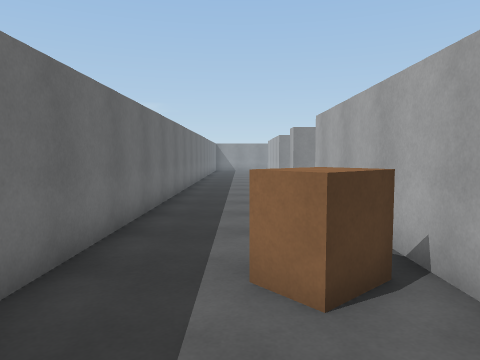
View 1 (above)

22 first-person views from a walk through a Unity game level. The camera is 1.4 m above the floor, tilts 4° down and sees 70° across. The floor is counted in squares, 1 m on a side. Each view is taken from the middle of a square. On the plan, view 1 faces up. The plan holds only what a view shows up to about 15 squares ahead; the rest is blank. The place goes on beyond the plan. The player is left out.

View 2
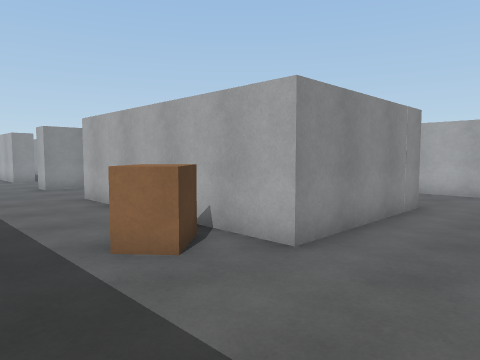

View 3
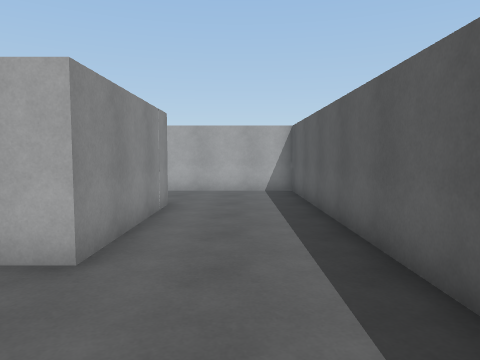

View 4
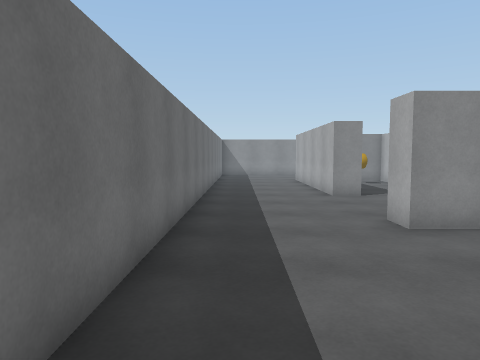

View 5
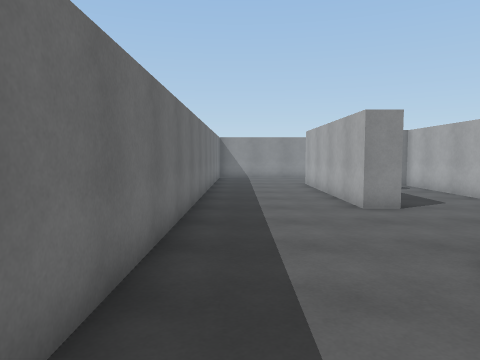

View 6
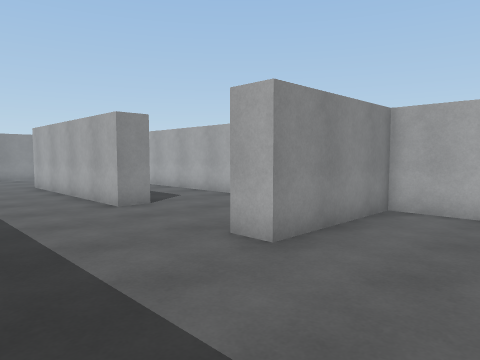

View 7
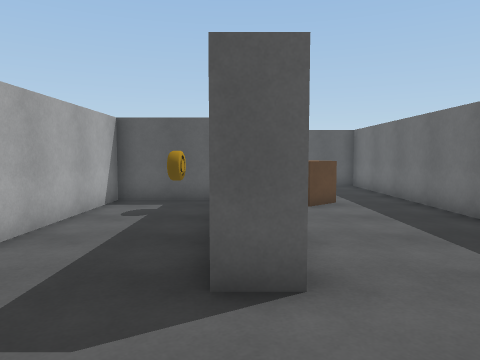

View 8
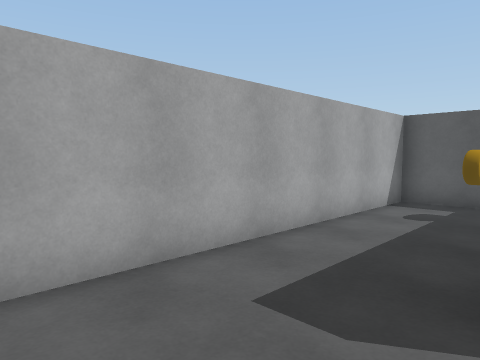

View 9
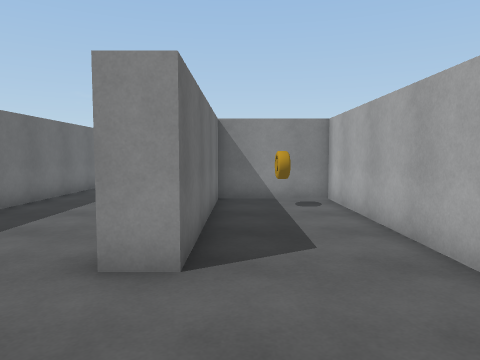

View 10
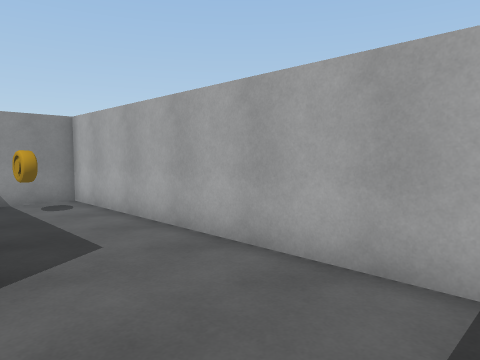

View 11
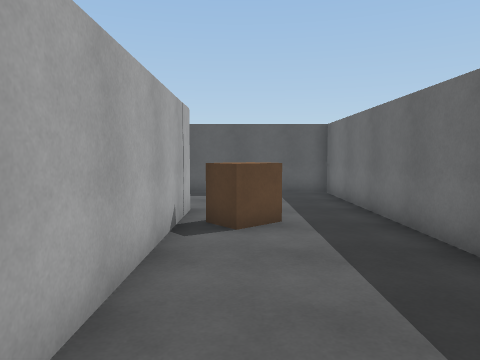

View 12
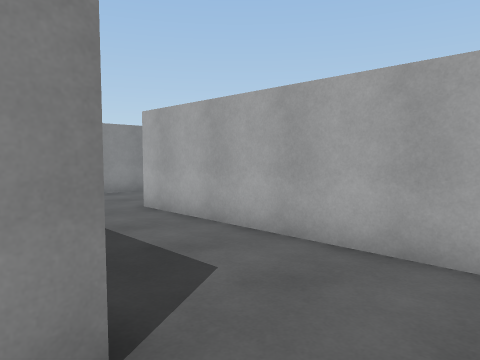

View 13
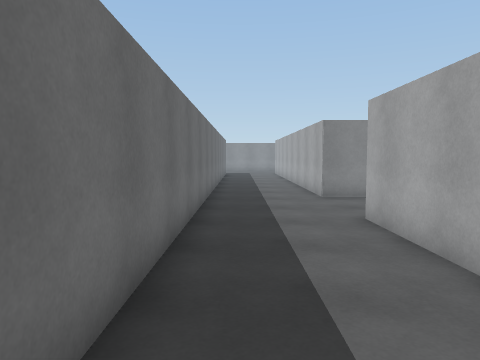

View 14
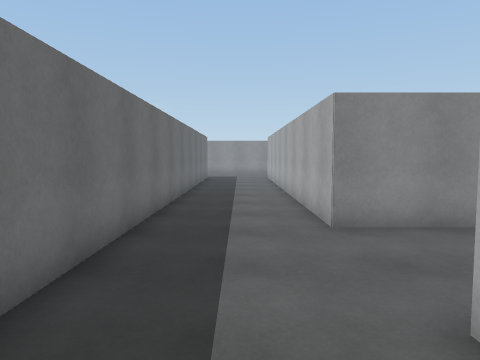

View 15
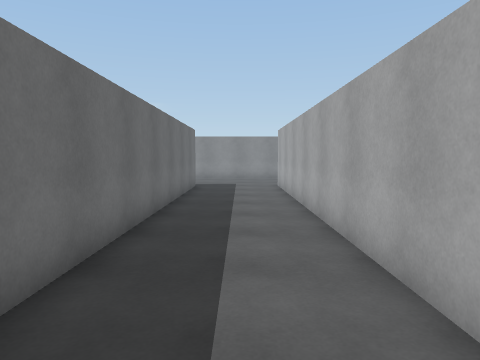

View 16
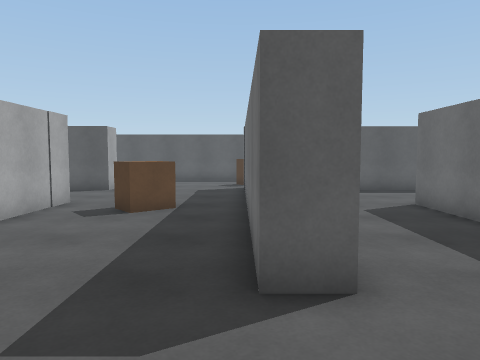

View 17
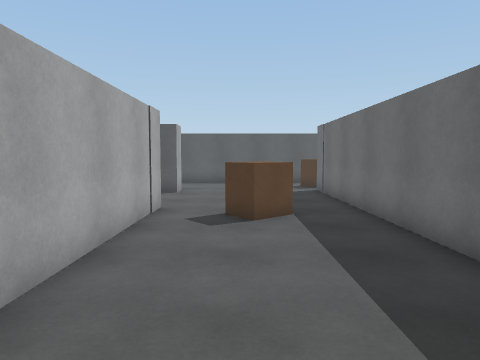

View 18
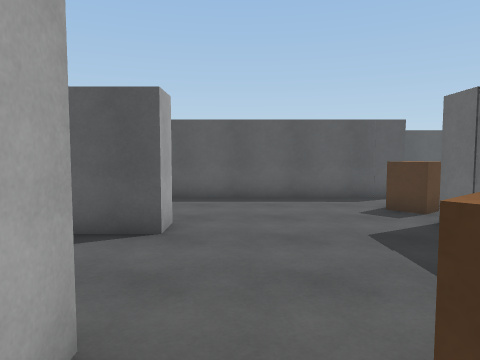

View 19
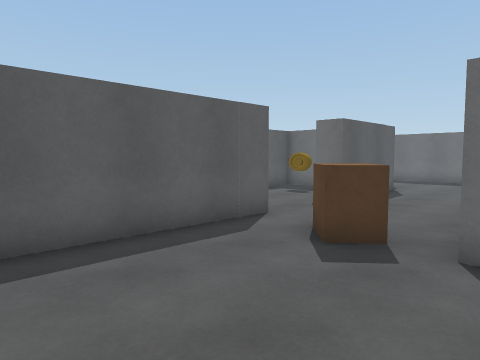

View 20
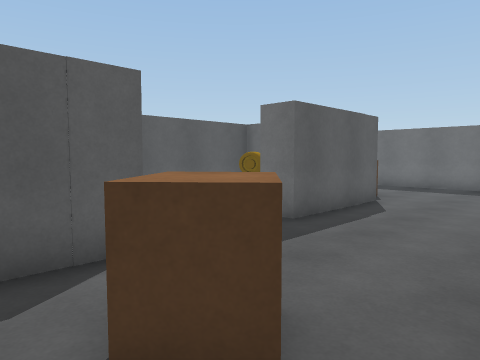

View 21
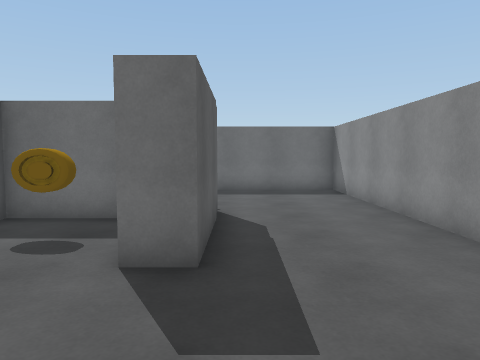

View 22
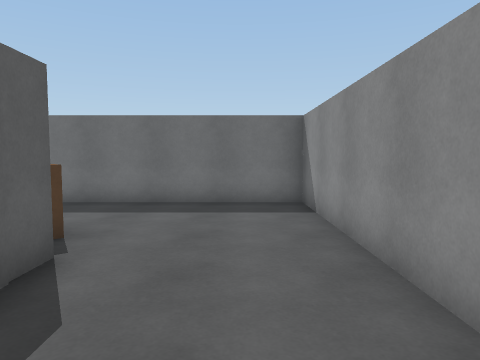

### Floor plan
Points are (right, up) in squares from view 1. A wall is a line through its corners. A room is listed if a view was taken in it or the views show most of it. See-through windows are left out.
Room 1 (views 1, 2, 3, 4, 5, 6, 7, 8, 9, 10, 11, 12, 13, 14, 15, 16, 17, 18, 19, 20, 21, 22)
walls: (3.9, 3.1) (6.9, 3.1) (6.9, 14.5) (2.3, 14.5) (2.3, 15.5); (6.5, -3.1) (-2.3, -3.1) (-2.3, -10.8); (6.9, 16.6) (6.9, 27.2) (3.2, 27.2); (14.8, 12.7) (11.8, 12.7) (11.8, 27.1); (18.2, 1.6) (18.2, 8); (3.2, -7.5) (7.9, -7.5) (7.9, -8.6); (11.4, -7.5) (19.4, -7.5); (18.4, -3.1) (18.4, -2.1) (19.5, -2.1); (4.3, -9.8) (4.3, -12.3) (8.9, -12.3); (7.9, 26.9) (7.9, 2.1) (2.3, 2.1) (2.3, 10.5) (3.4, 10.5); (3.3, 26.9) (3.3, 20.1) (2.3, 20.1) (2.3, 27.5); (-2.3, 27.5) (-2.3, -2.1) (11.8, -2.1) (11.8, 8.6) (12.8, 8.6) (12.8, -3.1)
objects: other object (0, 3) to (1, 4); other object (1, -9) to (2, -8); other object (5, 5); other object (5, 26); other object (6, -10); other object (12, -5) to (13, -4); other object (15, 2) to (16, 3)

Positions as (right, up) in squares from view 1, and headings:
1: (0, 0), facing up
2: (-2, -1), facing up-right
3: (-2, 0), facing right
4: (-1, 8), facing up
5: (-1, 11), facing up
6: (-2, 11), facing up-right
7: (3, 14), facing down
8: (3, 14), facing down-right
9: (4, 16), facing up
10: (3, 16), facing up-right
11: (1, 11), facing down
12: (7, 0), facing up-right
13: (9, 1), facing up
14: (10, 6), facing up
15: (10, 12), facing up
16: (13, 12), facing down
17: (16, 11), facing down
18: (17, 4), facing down
19: (18, -2), facing down-left
20: (14, -3), facing down-left
21: (12, -7), facing left
22: (8, -5), facing left
